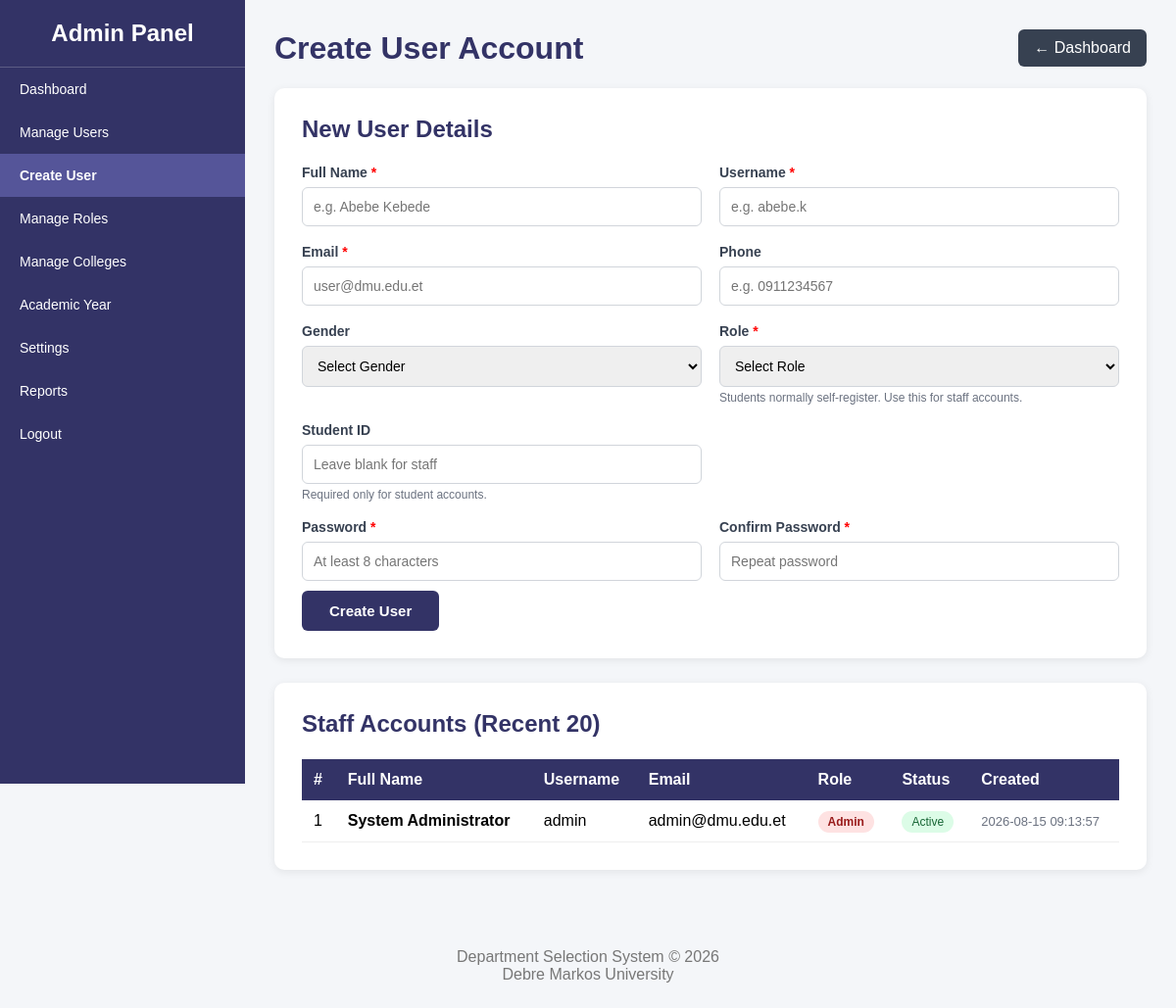
Screenshot of /admin/create_user.php (signed in) with the database file from the repository.
### tables this page shows
CREATE TABLE IF NOT EXISTS users (
    id            INT          NOT NULL AUTO_INCREMENT,
    full_name     VARCHAR(200) NOT NULL,
    student_id    VARCHAR(50)  NOT NULL DEFAULT '',
    gender        ENUM('Male','Female','Other','') NOT NULL DEFAULT '',
    email         VARCHAR(150) NOT NULL UNIQUE,
    phone         VARCHAR(50)  DEFAULT NULL,
    username      VARCHAR(100) NOT NULL UNIQUE,
    password      VARCHAR(255) NOT NULL,
    role          ENUM('student','registrar','admin','department_head') NOT NULL DEFAULT 'student',
    status        ENUM('Active','Blocked','Pending') NOT NULL DEFAULT 'Active',
    photo         VARCHAR(255) DEFAULT NULL,
    cgpa          DECIMAL(4,2) NOT NULL DEFAULT 0.00,
    college_id    INT          DEFAULT NULL,
    department_id INT          DEFAULT NULL,
    entry_year    VARCHAR(20)  DEFAULT NULL,
    created_at    TIMESTAMP   NOT NULL DEFAULT CURRENT_TIMESTAMP,
    PRIMARY KEY (id),
    KEY idx_role   (role),
    KEY idx_status (status)
);

### admin/create_user.php (the view, shortened to what this page needs)
<?php
require_once '../config/database.php';
$recentUsers = $conn->query("
    SELECT id, full_name, username, email, role, status, created_at
    FROM users
    WHERE role != 'student'
    ORDER BY id DESC
    LIMIT 20
");
?>
<!DOCTYPE html>
<html lang="en">
<head>
</head>
<body>
<div class="sidebar">
    <h2>Admin Panel</h2>
    <a href="dashboard.php">Dashboard</a>
    <a href="manage_users.php">Manage Users</a>
    <a href="create_user.php" class="active">Create User</a>
    <a href="manage_roles.php">Manage Roles</a>
    <a href="manage_colleges.php">Manage Colleges</a>
    <a href="manage_academic_year.php">Academic Year</a>
    <a href="settings.php">Settings</a>
    <a href="reports.php">Reports</a>
    <a href="../logout.php">Logout</a>
</div>
<div class="main">
    <div class="top-section">
        <h1>Create User Account</h1>
        <a href="dashboard.php" class="back-btn">← Dashboard</a>
    </div>
    <div class="card">
        <h2>New User Details</h2>
        <form method="POST">
            <div class="form-grid">
                <div class="form-group">
                    <label>Full Name <span style="color:red">*</span></label>
                    <input type="text" name="full_name" placeholder="e.g. Abebe Kebede" required>
                </div>
                <div class="form-group">
                    <label>Username <span style="color:red">*</span></label>
                    <input type="text" name="username" placeholder="e.g. abebe.k" required>
                </div>
                <div class="form-group">
                    <label>Email <span style="color:red">*</span></label>
                    <input type="email" name="email" placeholder="user@dmu.edu.et" required>
                </div>
                <div class="form-group">
                    <label>Phone</label>
                    <input type="text" name="phone" placeholder="e.g. 0911234567">
                </div>
                <div class="form-group">
                    <label>Gender</label>
                    <select name="gender">
                        <option value="">Select Gender</option>
                    </select>
                </div>
                <div class="form-group">
                    <label>Role <span style="color:red">*</span></label>
                    <select name="role" required>
                        <option value="">Select Role</option>
                    </select>
                    <p class="hint">Students normally self-register. Use this for staff accounts.</p>
                </div>
                <div class="form-group">
                    <label>Student ID</label>
                    <input type="text" name="student_id" placeholder="Leave blank for staff">
                    <p class="hint">Required only for student accounts.</p>
                </div>
                <div class="form-group">
                </div>
                <div class="form-group">
                    <label>Password <span style="color:red">*</span></label>
                    <input type="password" name="password" placeholder="At least 8 characters" required minlength="8">
                </div>
                <div class="form-group">
                    <label>Confirm Password <span style="color:red">*</span></label>
                    <input type="password" name="confirm" placeholder="Repeat password" required minlength="8">
                </div>
            </div>
            <button type="submit" name="create_user" class="submit-btn">
                Create User
            </button>
        </form>
    </div>
    <div class="card">
        <h2>Staff Accounts (Recent 20)</h2>
        <table>
            <thead>
                <tr>
                    <th>#</th>
                    <th>Full Name</th>
                    <th>Username</th>
                    <th>Email</th>
                    <th>Role</th>
                    <th>Status</th>
                    <th>Created</th>
                </tr>
            </thead>
            <tbody>
            <?php if ($recentUsers && $recentUsers->num_rows > 0): ?>
                <?php $n = 1; ?>
                <?php while ($u = $recentUsers->fetch_assoc()): ?>
                    <tr>
                        <td><?= $n++ ?></td>
                        <td><strong><?= htmlspecialchars($u['full_name']) ?></strong></td>
                        <td><?= htmlspecialchars($u['username']) ?></td>
                        <td><?= htmlspecialchars($u['email']) ?></td>
                        <td>
                            <?php
                            $roleClass = match($u['role']) {
                                'admin'           => 'role-admin',
                                'registrar'       => 'role-registrar',
                                'department_head' => 'role-dept',
                                default           => 'role-student',
                            };
                            ?>
                            <span class="role-badge <?= $roleClass ?>">
                                <?= ucfirst(str_replace('_', ' ', $u['role'])) ?>
                            </span>
                        </td>
                        <td>
                            <?php if ($u['status'] === 'Active'): ?>
                                <span class="status-active">Active</span>
                            <?php else: ?>
                                <span class="status-blocked"><?= htmlspecialchars($u['status']) ?></span>
                            <?php endif; ?>
                        </td>
                        <td style="font-size:13px; color:#6b7280;">
                            <?= htmlspecialchars($u['created_at']) ?>
                        </td>
                    </tr>
                <?php endwhile; ?>
            <?php endif; ?>
            </tbody>
        </table>
    </div>
</div>
<footer class="footer">
    Department Selection System © 2026<br>Debre Markos University
</footer>
</body>
</html>

### admin/create_user.php (style rules this page uses)
* { margin: 0; padding: 0; box-sizing: border-box; }
body { font-family: Arial, sans-serif; background: #f4f6f9; }
.sidebar { width: 250px; height: 100vh; background: #333366; position: fixed; left: 0; top: 0; overflow-y: auto; }
.sidebar h2 { color: white; text-align: center; padding: 20px; border-bottom: 1px solid rgba(255,255,255,0.2); }
.sidebar a { display: block; color: white; padding: 14px 20px; text-decoration: none; font-size: 14px; }
.sidebar a.active { background: #555599; font-weight: bold; }
.main { margin-left: 250px; padding: 30px; }
.top-section { display: flex; justify-content: space-between; align-items: center; margin-bottom: 22px; }
.top-section h1 { color: #333366; }
.back-btn { background: #374151; color: white; text-decoration: none; padding: 10px 16px; border-radius: 6px; }
.card { background: white; padding: 28px; border-radius: 10px; margin-bottom: 25px; box-shadow: 0 2px 8px rgba(0,0,0,0.08); }
.card h2 { color: #333366; margin-bottom: 22px; }
.form-grid { display: grid; grid-template-columns: repeat(2, 1fr); gap: 18px; }
.form-group label { display: block; margin-bottom: 7px; font-weight: bold; font-size: 14px; color: #374151; }
.form-group input, .form-group select { width: 100%; padding: 11px; border: 1px solid #d1d5db; border-radius: 6px; font-size: 14px; }
.form-group .hint { font-size: 12px; color: #6b7280; margin-top: 4px; }
.submit-btn { background: #333366; color: white; border: none; padding: 12px 28px; border-radius: 6px; font-size: 15px; font-weight: bold; cursor: pointer; margin-top: 10px; }
.role-badge { padding: 4px 10px; border-radius: 20px; font-size: 12px; font-weight: bold; }
.role-admin { background: #fee2e2; color: #991b1b; }
.status-active { background: #dcfce7; color: #166534; padding: 4px 10px; border-radius: 20px; font-size: 12px; }
table { width: 100%; border-collapse: collapse; }
th { background: #333366; color: white; padding: 12px; text-align: left; }
td { padding: 12px; border-bottom: 1px solid #eee; }
.footer { text-align: center; padding: 25px; color: #777; }

### rows the page displays
users: full_name "System Administrator", username "admin", email "admin@dmu.edu.et", role "Admin", status "Active", created_at "2026-08-15 09:13:57"
